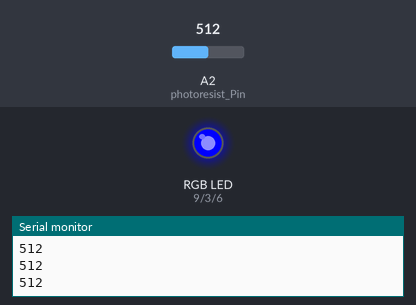
A sketch run on a simulated Arduino Uno, built with avr-gcc and run on an emulated ATmega328P. On the bench: an RGB LED mixed from three pins (HIGH = lit), the last lines printed to the serial monitor. The inputs (shaded band) are chosen by the test bench; at power-on: A2 (photoresist_Pin) = 512. Dim RGB values are drawn brighter than linear.

Above: at 1.2 s.
1.3 s: A2 (photoresist_Pin) set to 785
2.8 s: A2 (photoresist_Pin) set to 807
At 3.2 s:
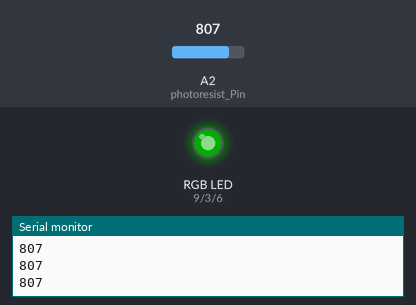
4.3 s: A2 (photoresist_Pin) set to 190
At 4.6 s:
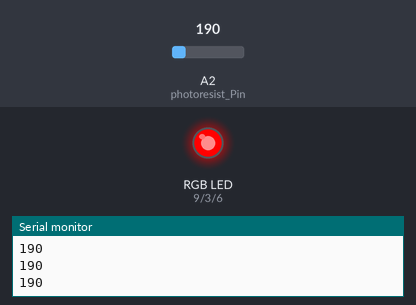
5.8 s: A2 (photoresist_Pin) set to 217
At 7.0 s:
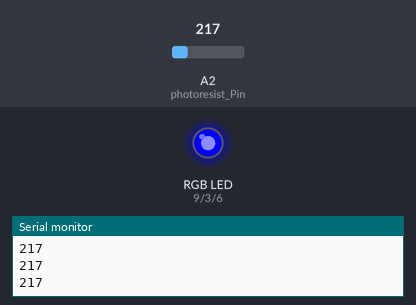
7.3 s: A2 (photoresist_Pin) set to 122
At 8.4 s:
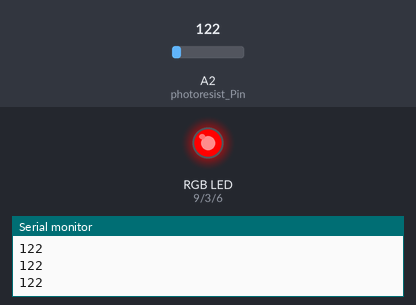
Timing chart, 0 to 9.8 s (numbered marks = the images above; inputs shaded):
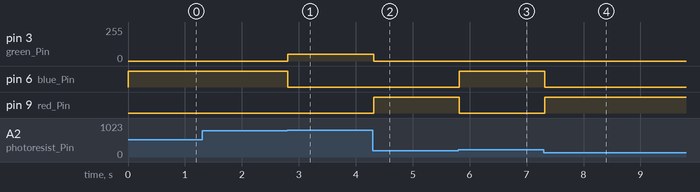

The sketch:

laksikan_workshop_2_part_21.ino
```cpp
const int photoresist_Pin = A2;
const int red_Pin = 9;
const int blue_Pin = 6;
const int green_Pin = 3;

void setup() {
  pinMode(red_Pin, OUTPUT);
  pinMode(green_Pin, OUTPUT);
  pinMode(blue_Pin, OUTPUT);
  Serial.begin(115200);
}

void loop() {
  int light_Level = analogRead(photoresist_Pin);
  Serial.println(light_Level);

  if (light_Level > 800) {
    // Bright: Green
    analogWrite(green_Pin, 50);
    analogWrite(red_Pin, 0);
    analogWrite(blue_Pin, 0);
  } else if (light_Level < 200) {
    // Dark: Red
    analogWrite(red_Pin, 255);
    analogWrite(green_Pin, 0);
    analogWrite(blue_Pin, 0);
  } else {
    // Ambient: Blue
    analogWrite(blue_Pin, 255);
    analogWrite(red_Pin, 0);
    analogWrite(green_Pin, 0);
  }

  delay(100);
}
```

Measured:
- the behaviour switches between 800 and 801 on A2 (photoresist_Pin) (found by bisection; images 0 and 1)
- the behaviour switches between 199 and 200 on A2 (photoresist_Pin) (found by bisection; images 2 and 3)
- after the input at 2.8 s, pin 3 (green_Pin): 0/255 → 50/255 at once; pin 6 (blue_Pin): HIGH → LOW at once
- after the input at 4.3 s, pin 3 (green_Pin): 50/255 → 0/255 at once; pin 9 (red_Pin): LOW → HIGH at once
- after the input at 5.8 s, pin 6 (blue_Pin): LOW → HIGH at once; pin 9 (red_Pin): HIGH → LOW at once
- after the input at 7.3 s, pin 6 (blue_Pin): HIGH → LOW at once; pin 9 (red_Pin): LOW → HIGH at once
